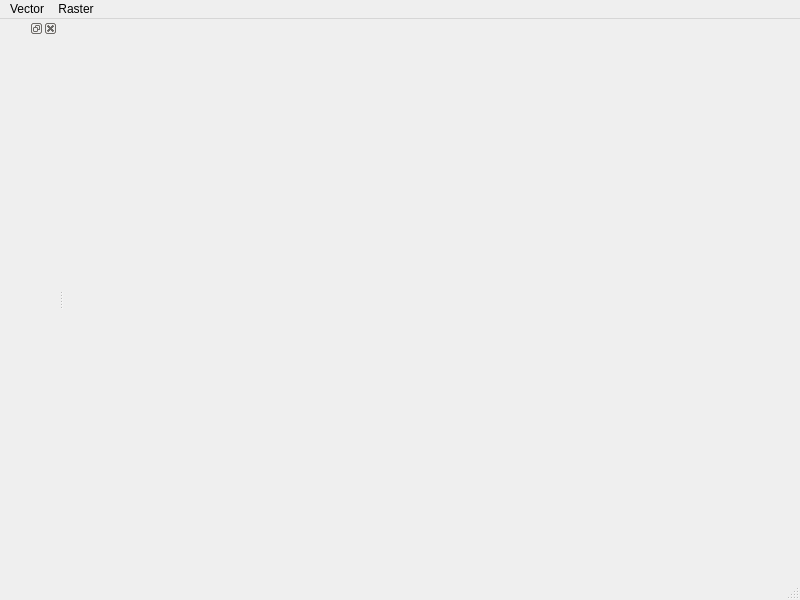
<?xml version="1.0" encoding="UTF-8"?>
<ui version="4.0">
 <class>MainWindow</class>
 <widget class="QMainWindow" name="MainWindow">
  <property name="geometry">
   <rect>
    <x>0</x>
    <y>0</y>
    <width>800</width>
    <height>600</height>
   </rect>
  </property>
  <property name="windowTitle">
   <string>MainWindow</string>
  </property>
  <property name="windowIcon">
   <iconset resource="../resources/res.qrc">
    <normaloff>:/ico/qgis.ico</normaloff>:/ico/qgis.ico</iconset>
  </property>
  <widget class="QWidget" name="centralwidget">
   <layout class="QVBoxLayout" name="verticalLayout">
    <item>
     <widget class="QWidget" name="mapcanvasWidget" native="true"/>
    </item>
   </layout>
  </widget>
  <widget class="QMenuBar" name="menubar">
   <property name="geometry">
    <rect>
     <x>0</x>
     <y>0</y>
     <width>800</width>
     <height>23</height>
    </rect>
   </property>
   <widget class="QMenu" name="menuVector_Layers">
    <property name="title">
     <string>Vector</string>
    </property>
    <widget class="QMenu" name="menuGDAL">
     <property name="title">
      <string>GDAL</string>
     </property>
     <addaction name="actionShapefile"/>
     <addaction name="actiondxf"/>
     <addaction name="actiongeopackage"/>
    </widget>
    <addaction name="actionQgisInterface"/>
    <addaction name="menuGDAL"/>
    <addaction name="actionpostgis"/>
    <addaction name="actioncsv"/>
    <addaction name="actiongpx"/>
    <addaction name="actionSpatiaLite"/>
    <addaction name="actionMySQL"/>
    <addaction name="actionWFS"/>
   </widget>
   <widget class="QMenu" name="menuRaster">
    <property name="title">
     <string>Raster</string>
    </property>
    <addaction name="actionTif"/>
    <addaction name="actionGeopackage"/>
    <addaction name="actionPostGIS"/>
    <addaction name="actionWCS"/>
   </widget>
   <addaction name="menuVector_Layers"/>
   <addaction name="menuRaster"/>
  </widget>
  <widget class="QStatusBar" name="statusbar"/>
  <widget class="QDockWidget" name="dockWidget">
   <attribute name="dockWidgetArea">
    <number>1</number>
   </attribute>
   <widget class="QWidget" name="layerTreeDockWidget"/>
  </widget>
  <action name="actionQgisInterface">
   <property name="text">
    <string>QgisInterface</string>
   </property>
  </action>
  <action name="actionpostgis">
   <property name="text">
    <string>PostGIS</string>
   </property>
  </action>
  <action name="actioncsv">
   <property name="text">
    <string>CSV</string>
   </property>
  </action>
  <action name="actiongpx">
   <property name="text">
    <string>GPX</string>
   </property>
  </action>
  <action name="actionSpatiaLite">
   <property name="text">
    <string>SpatiaLite</string>
   </property>
  </action>
  <action name="actionShapefile">
   <property name="text">
    <string>shapefile</string>
   </property>
  </action>
  <action name="actiondxf">
   <property name="text">
    <string>dxf</string>
   </property>
  </action>
  <action name="actiongeopackage">
   <property name="text">
    <string>geopackage</string>
   </property>
  </action>
  <action name="actionMySQL">
   <property name="text">
    <string>MySQL</string>
   </property>
  </action>
  <action name="actionWFS">
   <property name="text">
    <string>WFS</string>
   </property>
  </action>
  <action name="actionTif">
   <property name="text">
    <string>Tiff</string>
   </property>
  </action>
  <action name="actionGeopackage">
   <property name="text">
    <string>Geopackage</string>
   </property>
  </action>
  <action name="actionPostGIS">
   <property name="text">
    <string>PostGIS</string>
   </property>
  </action>
  <action name="actionWCS">
   <property name="text">
    <string>WCS</string>
   </property>
  </action>
 </widget>
 <resources>
  <include location="../resources/res.qrc"/>
 </resources>
 <connections/>
</ui>
